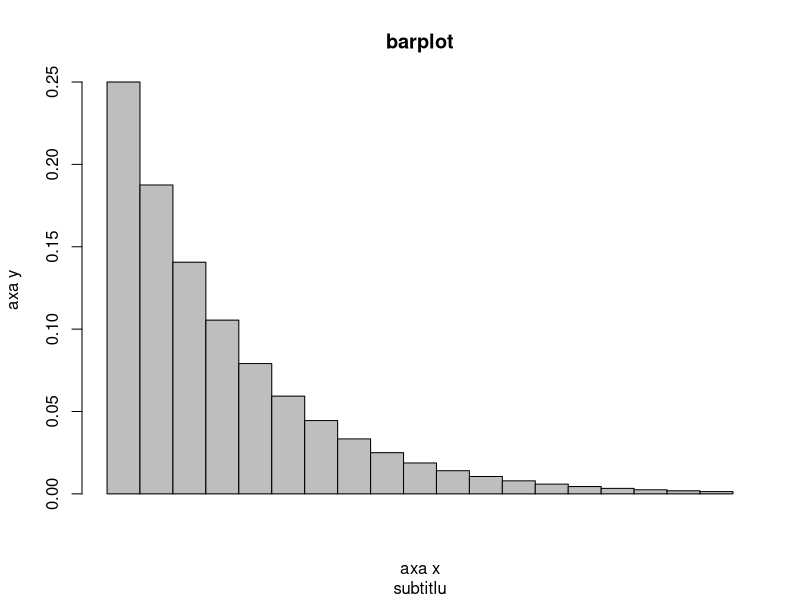

Recreate this plot in R.
Geometric = function(n, p) {
  x = seq(0, n, 1);
  y = (dgeom(x, p, log = FALSE));
  barplot(y, space = 0, main = 'barplot', sub = 'subtitlu', xlab = 'axa x', ylab = 'axa y')
}

Geometric(18, 0.25)